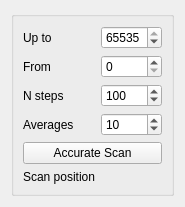
<?xml version="1.0" encoding="UTF-8"?>
<ui version="4.0">
 <class>Form</class>
 <widget class="QWidget" name="Form">
  <property name="geometry">
   <rect>
    <x>0</x>
    <y>0</y>
    <width>179</width>
    <height>167</height>
   </rect>
  </property>
  <property name="sizePolicy">
   <sizepolicy hsizetype="Minimum" vsizetype="Preferred">
    <horstretch>0</horstretch>
    <verstretch>0</verstretch>
   </sizepolicy>
  </property>
  <property name="windowTitle">
   <string>Form</string>
  </property>
  <layout class="QVBoxLayout" name="verticalLayout_2">
   <item>
    <widget class="QGroupBox" name="groupBox">
     <layout class="QGridLayout" name="gridLayout">
      <item row="1" column="1">
       <widget class="QLabel" name="label_2">
        <property name="sizePolicy">
         <sizepolicy hsizetype="Minimum" vsizetype="Preferred">
          <horstretch>0</horstretch>
          <verstretch>0</verstretch>
         </sizepolicy>
        </property>
        <property name="text">
         <string>From</string>
        </property>
       </widget>
      </item>
      <item row="0" column="1">
       <widget class="QLabel" name="label">
        <property name="sizePolicy">
         <sizepolicy hsizetype="Minimum" vsizetype="Minimum">
          <horstretch>0</horstretch>
          <verstretch>0</verstretch>
         </sizepolicy>
        </property>
        <property name="text">
         <string>Up to</string>
        </property>
       </widget>
      </item>
      <item row="3" column="2">
       <widget class="QSpinBox" name="averageNumber">
        <property name="value">
         <number>10</number>
        </property>
       </widget>
      </item>
      <item row="6" column="1">
       <widget class="QLabel" name="label_4">
        <property name="text">
         <string>Scan position</string>
        </property>
       </widget>
      </item>
      <item row="2" column="1">
       <widget class="QLabel" name="label_3">
        <property name="text">
         <string>N steps</string>
        </property>
       </widget>
      </item>
      <item row="5" column="1" colspan="2">
       <widget class="QPushButton" name="accurateScan">
        <property name="text">
         <string>Accurate Scan</string>
        </property>
        <property name="checkable">
         <bool>true</bool>
        </property>
       </widget>
      </item>
      <item row="3" column="1">
       <widget class="QLabel" name="label_6">
        <property name="text">
         <string>Averages</string>
        </property>
       </widget>
      </item>
      <item row="1" column="2">
       <widget class="QSpinBox" name="bottom">
        <property name="sizePolicy">
         <sizepolicy hsizetype="Minimum" vsizetype="Minimum">
          <horstretch>0</horstretch>
          <verstretch>0</verstretch>
         </sizepolicy>
        </property>
        <property name="maximum">
         <number>65535</number>
        </property>
        <property name="singleStep">
         <number>1000</number>
        </property>
       </widget>
      </item>
      <item row="6" column="2">
       <widget class="QLabel" name="position">
        <property name="text">
         <string/>
        </property>
       </widget>
      </item>
      <item row="2" column="2">
       <widget class="QSpinBox" name="nsteps">
        <property name="minimum">
         <number>2</number>
        </property>
        <property name="maximum">
         <number>65535</number>
        </property>
        <property name="value">
         <number>100</number>
        </property>
       </widget>
      </item>
      <item row="0" column="2">
       <widget class="QSpinBox" name="top">
        <property name="sizePolicy">
         <sizepolicy hsizetype="Minimum" vsizetype="Minimum">
          <horstretch>0</horstretch>
          <verstretch>0</verstretch>
         </sizepolicy>
        </property>
        <property name="maximum">
         <number>65535</number>
        </property>
        <property name="singleStep">
         <number>1000</number>
        </property>
        <property name="value">
         <number>65535</number>
        </property>
       </widget>
      </item>
     </layout>
    </widget>
   </item>
  </layout>
 </widget>
 <tabstops>
  <tabstop>top</tabstop>
  <tabstop>bottom</tabstop>
 </tabstops>
 <resources/>
 <connections/>
</ui>
